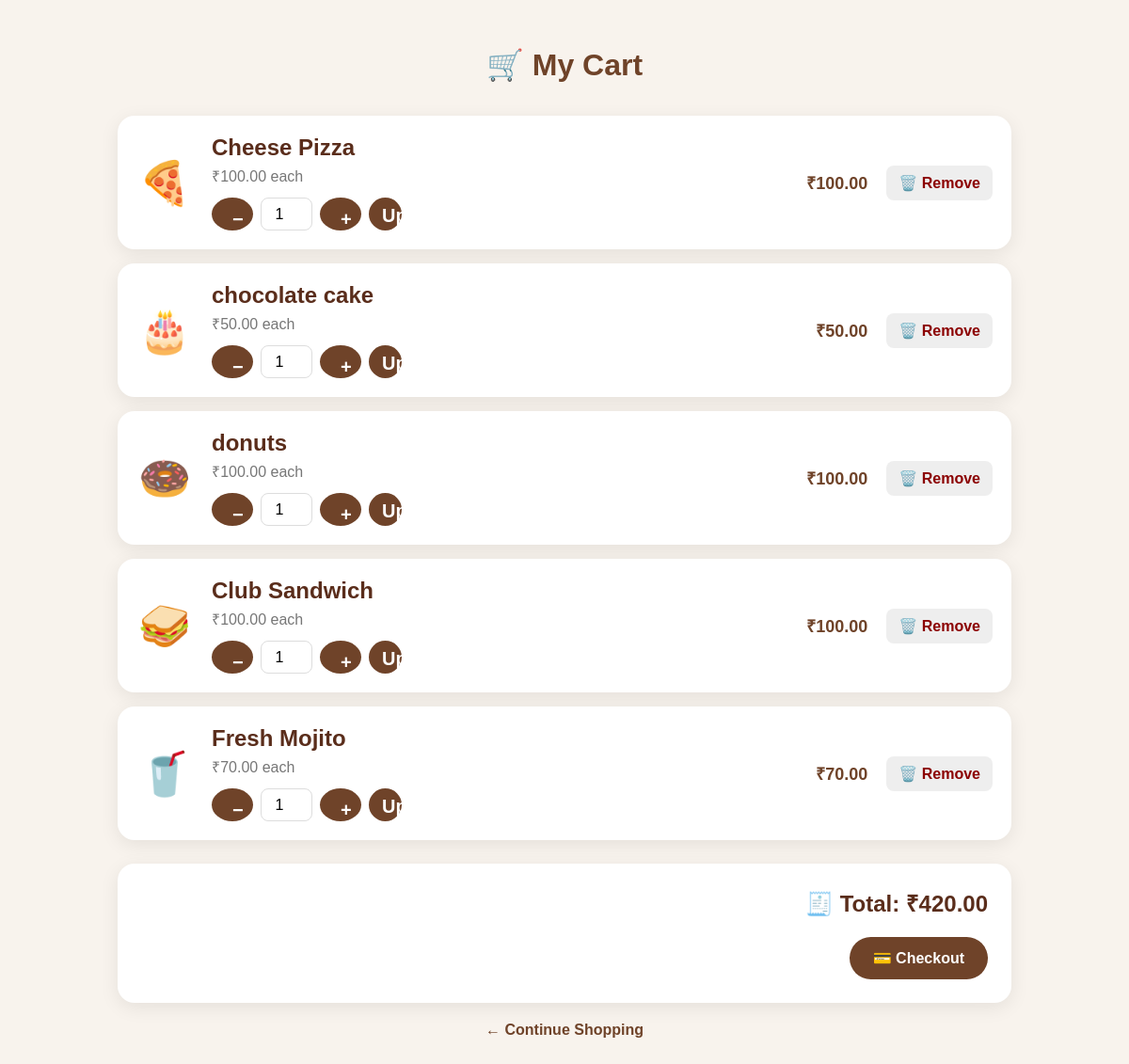
Screenshot of /cart (signed in) with the database file from the repository.
### tables this page shows
CREATE TABLE cart (
            id INTEGER PRIMARY KEY AUTOINCREMENT,

            user_id INTEGER NOT NULL,

            menu_id INTEGER NOT NULL,

            quantity INTEGER NOT NULL DEFAULT 1,

            FOREIGN KEY (user_id)
                REFERENCES users(id),

            FOREIGN KEY (menu_id)
                REFERENCES menu(id),

            UNIQUE(user_id, menu_id)
        );

CREATE TABLE menu (
            id INTEGER PRIMARY KEY AUTOINCREMENT,
            name TEXT NOT NULL,
            description TEXT NOT NULL,
            price REAL NOT NULL,
            emoji TEXT NOT NULL
        );

### app.py (the view)
@app.route("/cart")
def cart():
    if "user_id" not in session:
        return redirect(url_for("login"))
    user_id = session["user_id"]
    connection = get_db()
    cart_items = connection.execute(
        """
        SELECT
            cart.id,
            cart.quantity,
            menu.id AS menu_id,
            menu.name,
            menu.description,
            menu.price,
            menu.emoji
        FROM cart
        JOIN menu
        ON cart.menu_id = menu.id
        WHERE cart.user_id = ?
        ORDER BY cart.id
        """,
        (user_id,)
    ).fetchall()
    connection.close()
    total = 0
    for item in cart_items:
        total += item["price"] * item["quantity"]
    return render_template(
        "cart.html",
        cart_items=cart_items,
        total=total
    )

### app.py (called while the page is built)
def get_db():
    connection = sqlite3.connect(DATABASE)
    connection.row_factory = sqlite3.Row
    return connection

### templates/cart.html (shortened to what this page needs)
<!DOCTYPE html>
<html lang="en">
<head>
    <link rel="stylesheet"
          href="{{ url_for('static', filename='css/style.css') }}">
</head>
<body>
<div class="cart-page">
    <div class="cart-container">
        <h1 class="cart-title">
            🛒 My Cart
        </h1>
        {% if cart_items %}
            {% for item in cart_items %}
            <div class="cart-item">
                <div class="cart-emoji">
                    {{ item["emoji"] }}
                </div>
                <div class="cart-details">
                    <h2>
                        {{ item["name"] }}
                    </h2>
                    <p>
                        ₹{{ "%.2f"|format(item["price"]) }} each
                    </p>
                    <form
                        method="POST"
                        action="/update-cart/{{ item['id'] }}"
                    >
                        <div class="quantity-area">
                            <button
                                type="button"
                                onclick="changeQuantity(
                                    'quantity-{{ item["id"] }}',
                                    -1
                                )"
                            >
                                −
                            </button>
                            <input
                                id="quantity-{{ item['id'] }}"
                                class="quantity-input"
                                type="number"
                                name="quantity"
                                value="{{ item['quantity'] }}"
                                min="1"
                            >
                            <button
                                type="button"
                                onclick="changeQuantity(
                                    'quantity-{{ item["id"] }}',
                                    1
                                )"
                            >
                                +
                            </button>
                            <button
                                type="submit"
                                class="update-btn"
                            >
                                Update
                            </button>
                        </div>
                    </form>
                </div>
                <div class="item-total">
                    ₹{{ "%.2f"|format(
                        item["price"] * item["quantity"]
                    ) }}
                </div>
                <form
                    method="POST"
                    action="/remove-from-cart/{{ item['id'] }}"
                >
                    <button
                        type="submit"
                        class="remove-btn"
                    >
                        🗑️ Remove
                    </button>
                </form>
            </div>
            {% endfor %}
            <div class="cart-summary">
                <h2>
                    🧾 Total:
                    ₹{{ "%.2f"|format(total) }}
                </h2>
                <a
                    href="/checkout"
                    class="checkout-btn"
                >
                    💳 Checkout
                </a>
            </div>
        {% endif %}
        <div style="text-align: center;">
            <a
                href="/"
                class="continue-btn"
            >
                ← Continue Shopping
            </a>
        </div>
    </div>
</div>
</body>
</html>

### static/css/style.css (style rules this page uses)
* { margin: 0; padding: 0; box-sizing: border-box; }
body { font-family: Arial, sans-serif; background: #fff8f0; color: #3b2418; }
button, .menu-button { display: inline-block; background: #9b542d; color: white; border: none; border-radius: 25px; padding: 12px 22px; font-size: 16px; font-weight: bold; cursor: pointer; text-decoration: none; }

### templates/cart.html (style rules this page uses)
.cart-page { min-height: 100vh; background: #f8f3ed; padding: 50px 20px; }
.cart-container { max-width: 950px; margin: auto; }
.cart-title { text-align: center; margin-bottom: 35px; color: #6f4329; }
.cart-item { background: white; padding: 20px; margin-bottom: 15px; border-radius: 18px; display: flex; align-items: center; gap: 20px; box-shadow: 0 5px 20px rgba(0,0,0,0.08); }
.cart-emoji { font-size: 45px; min-width: 60px; text-align: center; }
.cart-details { flex: 1; }
.cart-details h2 { margin: 0 0 5px; color: #5a2d1b; }
.cart-details p { color: #777; margin-bottom: 12px; }
.quantity-area { display: flex; align-items: center; gap: 8px; }
.quantity-area button { width: 35px; height: 35px; border: none; border-radius: 50%; background: #6f4329; color: white; font-size: 20px; font-weight: bold; cursor: pointer; }
.quantity-input { width: 55px; height: 35px; text-align: center; border: 1px solid #ddd; border-radius: 8px; font-size: 16px; }
.update-btn { border: none; padding: 8px 14px; background: #8b5e3c; color: white; border-radius: 8px; cursor: pointer; }
.item-total { font-weight: bold; min-width: 100px; text-align: right; font-size: 18px; color: #6f4329; }
.remove-btn { border: none; padding: 9px 13px; border-radius: 8px; background: #eee; color: #8b0000; cursor: pointer; }
.cart-summary { background: white; padding: 25px; border-radius: 18px; margin-top: 25px; text-align: right; box-shadow: 0 5px 20px rgba(0,0,0,0.08); }
.cart-summary h2 { margin-bottom: 20px; color: #5a2d1b; }
.checkout-btn { display: inline-block; padding: 13px 25px; background: #6f4329; color: white; text-decoration: none; border-radius: 25px; font-weight: bold; }
.continue-btn { display: inline-block; margin-top: 20px; color: #6f4329; text-decoration: none; font-weight: bold; }

### rows the page displays
cart: emoji "🍕", name "Cheese Pizza", quantity "1"
menu: price "100.00", price.quantity "100.00"
cart: emoji "🎂", name "chocolate cake", quantity "1"
menu: price "50.00", price.quantity "50.00"
cart: emoji "🍩", name "donuts", quantity "1"
menu: price "100.00", price.quantity "100.00"
cart: emoji "🥪", name "Club Sandwich", quantity "1"
menu: price "100.00", price.quantity "100.00"
cart: emoji "🥤", name "Fresh Mojito", quantity "1"
menu: price "70.00", price.quantity "70.00"

### other values shown
{{ "%.2f"|format(total) }} "420.00"
